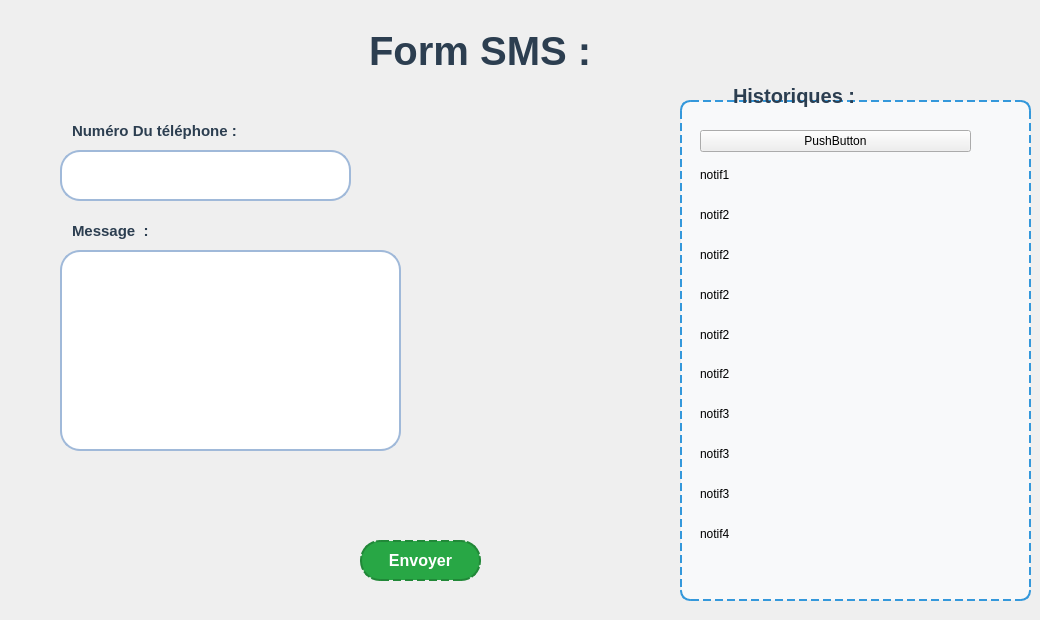
     <widget class="QWidget" name="notifSup">
      <widget class="QLabel" name="label_31">
       <property name="geometry">
        <rect>
         <x>350</x>
         <y>30</y>
         <width>261</width>
         <height>41</height>
        </rect>
       </property>
       <property name="styleSheet">
        <string notr="true">#label_31 { 
    font-size: 40px; /* Taille réduite du texte */
    font-weight: bold; /* Texte en gras pour un effet titre */
    color: #2C3E50; /* Bleu foncé pour une bonne lisibilité */
    background-color: transparent; /* Fond transparent */
    padding: 4px 8px; /* Espacement pour l'aération */
   
    text-align: center; /* Centrage du texte */
}
</string>
       </property>
       <property name="text">
        <string>Form SMS :</string>
       </property>
      </widget>
      <widget class="QWidget" name="widget_2" native="true">
       <property name="geometry">
        <rect>
         <x>40</x>
         <y>100</y>
         <width>471</width>
         <height>511</height>
        </rect>
       </property>
       <widget class="QPushButton" name="smsEnv">
        <property name="geometry">
         <rect>
          <x>320</x>
          <y>440</y>
          <width>121</width>
          <height>41</height>
         </rect>
        </property>
        <property name="cursor">
         <cursorShape>PointingHandCursor</cursorShape>
        </property>
        <property name="styleSheet">
         <string notr="true">QPushButton#smsEnv {
    background-color: #28A745; /* Vert standard pour l'envoi */
    color: white;
    font-size: 16px;
    font-weight: bold;
    padding: 10px 20px; /* Uniformiser le padding */
    border-radius: 20px;
    border: 2px dashed #218838; /* Bordure légèrement plus foncée */
    text-align: center; /* Alignement horizontal */
    qproperty-alignment: 'AlignCenter'; /* Alignement Qt */
}

QPushButton#smsEnv:hover {
    background-color: #218838; /* Vert plus foncé au survol */
    border: 2px dashed #1E7E34; /* Bordure encore plus foncée */
    color: #F9F9F9; 
}

QPushButton#smsEnv:pressed {
    background-color: #1E7E34; /* Vert encore plus foncé quand pressé */
    border: 2px dashed #155724; /* Bordure assombrie */
}
</string>
        </property>
        <property name="text">
         <string>Envoyer</string>
        </property>
       </widget>
       <widget class="QLineEdit" name="MsgSup">
        <property name="geometry">
         <rect>
          <x>20</x>
          <y>150</y>
          <width>341</width>
          <height>201</height>
         </rect>
        </property>
        <property name="styleSheet">
         <string notr="true">#MsgSup {
    background-color: #FFFFFF; /* Blanc pur pour un bon contraste */
    border: 2px solid #A0B9D9; /* Bordure bleu-gris pastel */
    border-radius: 20px; /* Coins arrondis */
    padding: 8px 12px; /* Espacement interne */
    font-size: 16px; /* Taille de police agréable */
    color: #2C3E50; /* Bleu foncé pour le texte */
    selection-background-color: #A0B9D9; /* Couleur de sélection */
}

#MsgSup:focus {
    border: 2px solid #4A90E2; /* Bleu clair plus intense lors du focus */
    background-color: #F0F4F8; /* Légère variation pour effet moderne */
}

</string>
        </property>
        <property name="text">
         <string/>
        </property>
       </widget>
       <widget class="QLabel" name="smsMsg">
        <property name="geometry">
         <rect>
          <x>20</x>
          <y>110</y>
          <width>101</width>
          <height>41</height>
         </rect>
        </property>
        <property name="styleSheet">
         <string notr="true">#smsMsg { 
    font-size: 15px; /* Taille réduite du texte */
    font-weight: bold; /* Texte en gras pour un effet titre */
    color: #2C3E50; /* Bleu foncé pour une bonne lisibilité */
    background-color: transparent; /* Fond transparent */
    padding: 4px 8px; /* Espacement pour l'aération */
   
    text-align: center; /* Centrage du texte */
}
</string>
        </property>
        <property name="text">
         <string>Message  :</string>
        </property>
       </widget>
       <widget class="QLineEdit" name="NumTelSup">
        <property name="geometry">
         <rect>
          <x>20</x>
          <y>50</y>
          <width>291</width>
          <height>51</height>
         </rect>
        </property>
        <property name="styleSheet">
         <string notr="true">#NumTelSup {
    background-color: #FFFFFF; /* Blanc pur pour un bon contraste */
    border: 2px solid #A0B9D9; /* Bordure bleu-gris pastel */
    border-radius: 20px; /* Coins arrondis */
    padding: 8px 12px; /* Espacement interne */
    font-size: 16px; /* Taille de police agréable */
    color: #2C3E50; /* Bleu foncé pour le texte */
    selection-background-color: #A0B9D9; /* Couleur de sélection */
}

#NumTelSup:focus {
    border: 2px solid #4A90E2; /* Bleu clair plus intense lors du focus */
    background-color: #F0F4F8; /* Légère variation pour effet moderne */
}

</string>
        </property>
        <property name="text">
         <string/>
        </property>
       </widget>
       <widget class="QLabel" name="smsNB">
        <property name="geometry">
         <rect>
          <x>20</x>
          <y>10</y>
          <width>191</width>
          <height>41</height>
         </rect>
        </property>
        <property name="styleSheet">
         <string notr="true">#smsNB { 
    font-size: 15px; /* Taille réduite du texte */
    font-weight: bold; /* Texte en gras pour un effet titre */
    color: #2C3E50; /* Bleu foncé pour une bonne lisibilité */
    background-color: transparent; /* Fond transparent */
    padding: 4px 8px; /* Espacement pour l'aération */
   
    text-align: center; /* Centrage du texte */
}
</string>
        </property>
        <property name="text">
         <string>Numéro Du téléphone :</string>
        </property>
       </widget>
      </widget>
      <widget class="QLabel" name="histo">
       <property name="geometry">
        <rect>
         <x>720</x>
         <y>80</y>
         <width>161</width>
         <height>31</height>
        </rect>
       </property>
       <property name="styleSheet">
        <string notr="true"> font-size: 20px; /* Taille réduite du texte */
    font-weight: bold; /* Texte en gras pour un effet titre */
    color: #2C3E50; /* Bleu foncé pour une bonne lisibilité */
    
    padding: 4px 8px; /* Espacement pour l'aération */</string>
       </property>
       <property name="text">
        <string>Historiques :</string>
       </property>
      </widget>
      <widget class="QWidget" name="Historique" native="true">
       <property name="geometry">
        <rect>
         <x>680</x>
         <y>100</y>
         <width>351</width>
         <height>501</height>
        </rect>
       </property>
       <property name="styleSheet">
        <string notr="true">#Historique {
    border: 2px dashed #3498db; /* Bordure en pointillés bleue */
    border-radius: 10px; /* Coins arrondis */
    background-color: #f8f9fa; /* Couleur de fond légère */
}
</string>
       </property>
       <widget class="QWidget" name="gridLayoutWidget_2">
        <property name="geometry">
         <rect>
          <x>20</x>
          <y>30</y>
          <width>271</width>
          <height>421</height>
         </rect>
        </property>
        <layout class="QGridLayout" name="HistoConenu">
         <item row="10" column="0">
          <widget class="QLabel" name="label_46">
           <property name="text">
            <string>notif4</string>
           </property>
          </widget>
         </item>
         <item row="0" column="0">
          <widget class="QPushButton" name="testnotf">
           <property name="text">
            <string>PushButton</string>
           </property>
          </widget>
         </item>
         <item row="4" column="0">
          <widget class="QLabel" name="label_42">
           <property name="text">
            <string>notif2</string>
           </property>
          </widget>
         </item>
         <item row="8" column="0">
          <widget class="QLabel" name="label_41">
           <property name="text">
            <string>notif3</string>
           </property>
          </widget>
         </item>
         <item row="9" column="0">
          <widget class="QLabel" name="label_40">
           <property name="text">
            <string>notif3</string>
           </property>
          </widget>
         </item>
         <item row="5" column="0">
          <widget class="QLabel" name="label_47">
           <property name="text">
            <string>notif2</string>
           </property>
          </widget>
         </item>
         <item row="6" column="0">
          <widget class="QLabel" name="label_43">
           <property name="text">
            <string>notif2</string>
           </property>
          </widget>
         </item>
         <item row="7" column="0">
          <widget class="QLabel" name="label_39">
           <property name="text">
            <string>notif3</string>
           </property>
          </widget>
         </item>
         <item row="3" column="0">
          <widget class="QLabel" name="label_44">
           <property name="text">
            <string>notif2</string>
           </property>
          </widget>
         </item>
         <item row="2" column="0">
          <widget class="QLabel" name="label_45">
           <property name="text">
            <string>notif2</string>
           </property>
          </widget>
         </item>
         <item row="1" column="0">
          <widget class="QLabel" name="labelNotification1">
           <property name="text">
            <string>notif1</string>
           </property>
          </widget>
         </item>
        </layout>
       </widget>
      </widget>
      <zorder>widget_2</zorder>
      <zorder>label_31</zorder>
      <zorder>Historique</zorder>
      <zorder>histo</zorder>
     </widget>
